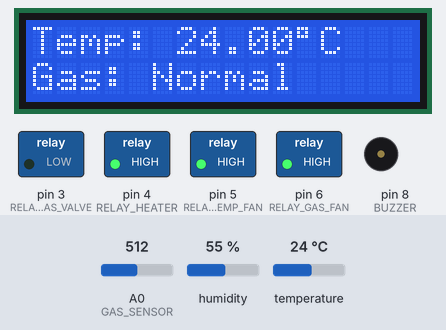
A sketch run on a simulated Arduino Uno, built with avr-gcc and run on an emulated ATmega328P. On the bench: 16×2 character LCD, switched loads named in the sketch (green lamp = pin HIGH), buzzer (waves = sounding, pin HIGH). The inputs (shaded band) are chosen by the test bench; at power-on: temperature 24 °C, A0 (GAS_SENSOR) = 512, humidity 55 %. What the sketch prints to the serial monitor is not drawn.

Above: at 3.2 s.
3.3 s: temperature set to 15.6 °C
At 4.5 s:
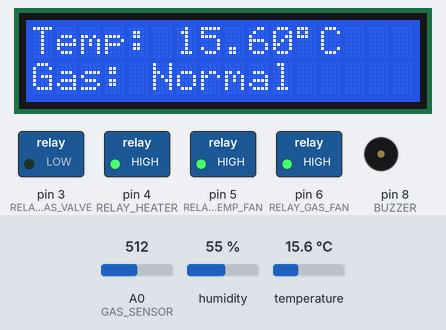
5.6 s: temperature set to 14.4 °C
At 7.4 s:
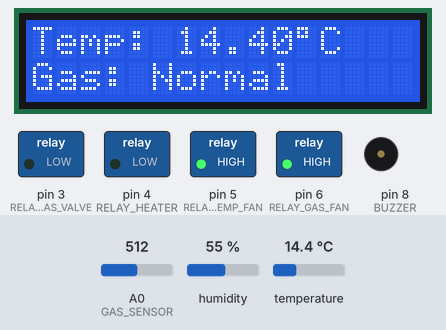
7.7 s: temperature set to 33 °C
At 9.1 s:
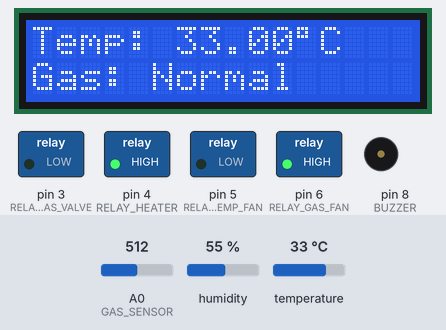
Timing chart, 0 to 10.7 s (numbered marks = the images above; inputs shaded):
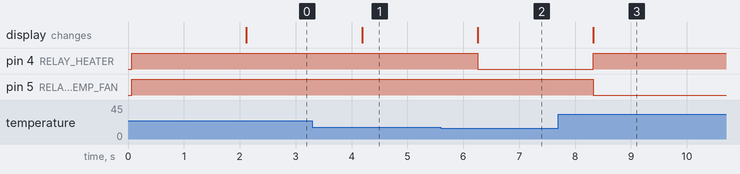

The sketch:

smart_home.ino
```cpp
#include <Wire.h>
#include <LiquidCrystal_I2C.h>
#include <DHT.h>
//Pin Definitions
#define DHTPIN 2
#define DHTTYPE DHT22
#define GAS_SENSOR A0
#define BUZZER 8

//Relay Control Pins
#define RELAY_GAS_VALVE 3     // IN1
#define RELAY_HEATER    4     // IN2
#define RELAY_TEMP_FAN  5     // IN3
#define RELAY_GAS_FAN   6     // IN4

//Sensor & LCD Setup
DHT dht(DHTPIN, DHTTYPE);
LiquidCrystal_I2C lcd(0x27, 16, 2);

//Thresholds
const int GAS_THRESHOLD = 1500;    // Above this - gas fan on and gas valve closed
const float TEMP_LOW = 15.0;       // Below this - heater ON
const float TEMP_HIGH =30.0;      // Above this - temp fan ON

void setup() {
  Serial.begin(9600);
  dht.begin();
  lcd.init();
  lcd.backlight();

  pinMode(BUZZER, OUTPUT);

  // Setting relay pins as outputs
  pinMode(RELAY_GAS_VALVE, OUTPUT);
  pinMode(RELAY_HEATER, OUTPUT);
  pinMode(RELAY_TEMP_FAN, OUTPUT);
  pinMode(RELAY_GAS_FAN, OUTPUT);

  // Initial state: all OFF (NB: relay module HIGH = OFF for active LOW modules)
  digitalWrite(RELAY_GAS_VALVE, LOW);   // Valve OPEN (active LOW)
  digitalWrite(RELAY_HEATER, HIGH);     // OFF
  digitalWrite(RELAY_TEMP_FAN, HIGH);   // OFF
  digitalWrite(RELAY_GAS_FAN, HIGH);    // OFF

  lcd.setCursor(0, 0);
  lcd.print(" SmartHome Sys ");
  delay(2000);
  lcd.clear();
}

void loop() {
  float temp = dht.readTemperature();
  int gasLevel = analogRead(GAS_SENSOR);

  Serial.print("Temp: ");
  Serial.print(temp);
  Serial.print(" C, Gas: ");
  Serial.println(gasLevel);

  //Display Temperature
  lcd.setCursor(0, 0);
  lcd.print("Temp: ");
  lcd.print(temp);
  lcd.print((char)223);  // Degree symbol
  lcd.print("C     ");

  //GAS DETECTION LOGIC
  if (gasLevel > GAS_THRESHOLD) {
    lcd.setCursor(0, 1);
    lcd.print("Gas Detected! ");
    digitalWrite(BUZZER, HIGH);
    digitalWrite(RELAY_GAS_VALVE, HIGH); // CLOSE valve (HIGH = OFF for active LOW relay)
    digitalWrite(RELAY_GAS_FAN, LOW);    // ON gas fan
  } else {
    lcd.setCursor(0, 1);
    lcd.print("Gas: Normal   ");
    digitalWrite(BUZZER, LOW);
    digitalWrite(RELAY_GAS_VALVE, LOW);  // OPEN valve (LOW = ON for active LOW relay)
    digitalWrite(RELAY_GAS_FAN, HIGH);   // OFF gas fan
  }

  //TEMPERATURE CONTROL LOGIC
  if (temp < TEMP_LOW) {
    digitalWrite(RELAY_HEATER, LOW);     // ON heater
  } else {
    digitalWrite(RELAY_HEATER, HIGH);    // OFF heater
  }

  if (temp > TEMP_HIGH) {
    digitalWrite(RELAY_TEMP_FAN, LOW);   // ON temp fan
  } else {
    digitalWrite(RELAY_TEMP_FAN, HIGH);  // OFF temp fan
  }

  delay(1000);
}
```

Measured:
- the behaviour switches between 15 and 14.9 °C on temperature (found by bisection; images 1 and 2)
- after the input at 3.3 s, the display: changes after 0.89 s (image 1)
- after the input at 5.6 s, pin 4 (RELAY_HEATER): HIGH → LOW after 0.66 s; the display: changes after 0.66 s (image 2)
- after the input at 7.7 s, pin 4 (RELAY_HEATER): LOW → HIGH after 0.63 s; pin 5 (RELAY_TEMP_FAN): HIGH → LOW after 0.63 s; the display: changes after 0.63 s (image 3)
